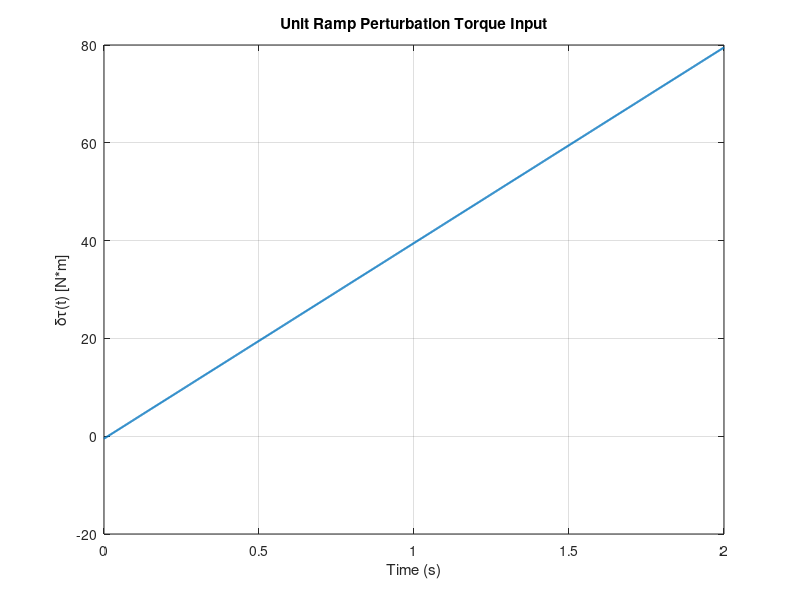
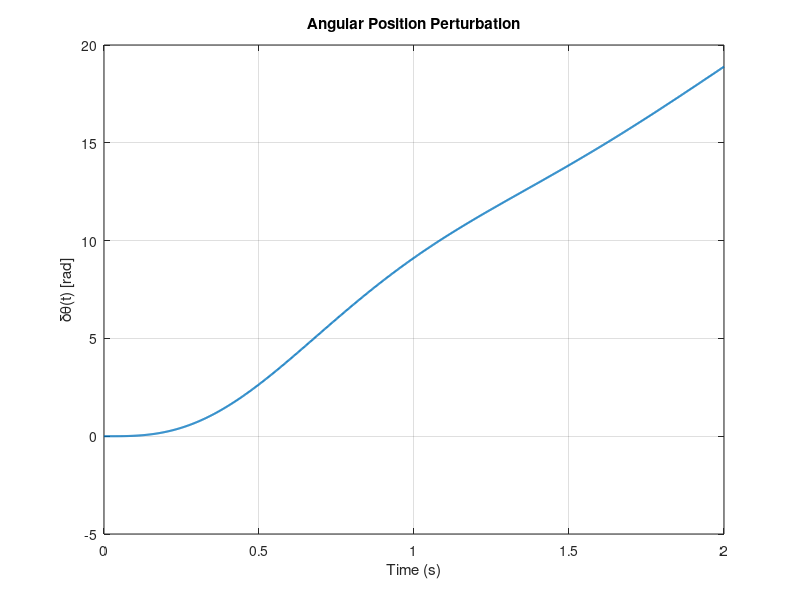
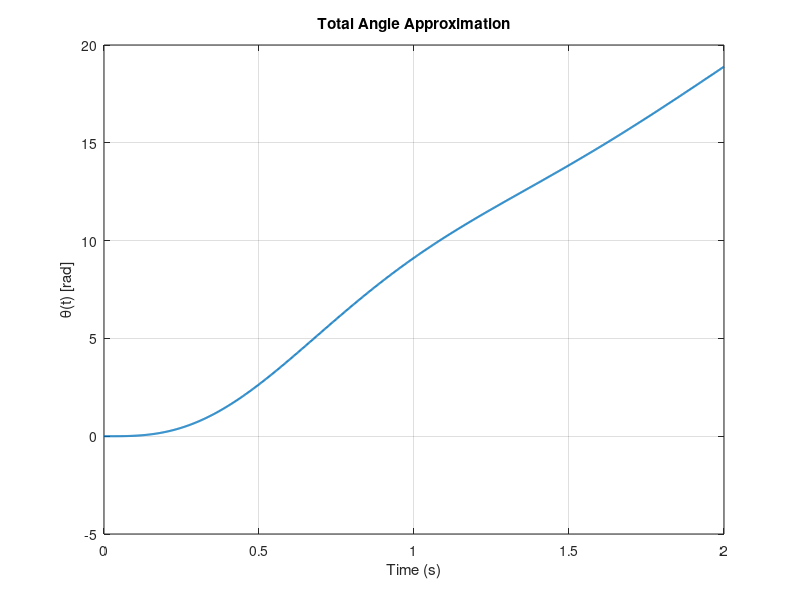
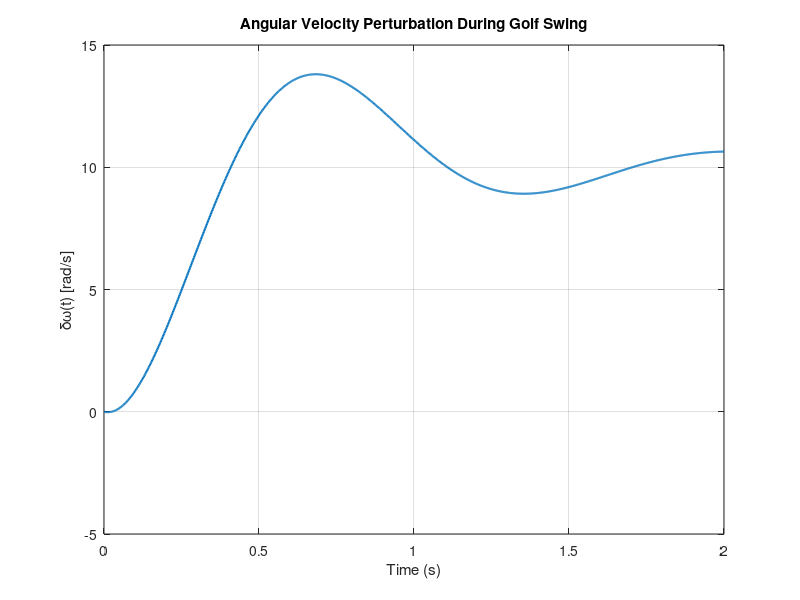

MATLAB code for these plots, in order:
clc;
clear;
close all;

% ------------------------------------------------------------
% Linearized Compound-Pendulum Golf Club Model
% with Unit Ramp Torque Input: tau(t) = t - 0.5
% ------------------------------------------------------------

% Parameters
b = 0.5;      % damping coefficient (N*m*s/rad)
m = 0.40;     % club mass (kg)
g = 9.81;     % gravity (m/s^2)
d = 1.0;      % distance from pivot/top to COM (m)

% Club geometry
L = 1.1;      % club length / distance from pivot to clubhead (m)

% Moment of inertia about pivot/top
% For a uniform rod pivoted at one end, J = (1/3)mL^2.
% If d is the COM distance and L is total club length, this approximation
% assumes a rod-like club.
J = (1/3) * m * L^2;

% ------------------------------------------------------------
% Operating point for linearization
% ------------------------------------------------------------
% Nonlinear model:
%   J*theta_ddot + b*theta_dot + m*g*d*sin(theta) = tau
%
% Linearized perturbation model about theta_bar:
%   J*delta_theta_ddot + b*delta_theta_dot
%       + m*g*d*cos(theta_bar)*delta_theta = delta_tau
%
% Equilibrium condition:
%   tau_bar = m*g*d*sin(theta_bar)

tau_bar = 0;  % nominal operating torque (N*m)

% Check that the requested operating torque is physically valid
if abs(tau_bar) > m*g*d
    error('Invalid operating point: |tau_bar| must be <= m*g*d.');
end

theta_bar = asin(tau_bar/(m*g*d));       % operating angle (rad)
k_eff = m*g*d*cos(theta_bar);            % effective linearized stiffness

fprintf('Operating angle theta_bar: %.4f rad\n', theta_bar);
fprintf('Effective stiffness k_eff: %.4f N*m/rad\n', k_eff);

% ------------------------------------------------------------
% Transfer Function: Angular Velocity / Perturbation Torque
% ------------------------------------------------------------
% From:
%   J*delta_theta_ddot + b*delta_theta_dot + k_eff*delta_theta = delta_tau
%
% Then:
%   DeltaTheta(s)/DeltaTau(s) = 1/(J*s^2 + b*s + k_eff)
%
% Since:
%   DeltaOmega(s) = s*DeltaTheta(s)
%
% Therefore:
%   DeltaOmega(s)/DeltaTau(s) = s/(J*s^2 + b*s + k_eff)

num_omega = [1 0];
den = [J b k_eff];

sys_omega = tf(num_omega, den);

% Optional: angular position transfer function
num_theta = 1;
sys_theta = tf(num_theta, den);

% ------------------------------------------------------------
% Time vector
% ------------------------------------------------------------
t = linspace(0, 2, 1000);

% ------------------------------------------------------------
% Unit ramp torque input
% ------------------------------------------------------------
% User-requested input:
%   tau(t) = t - 0.5
%
% For this linearized model, this is interpreted as the perturbation input:
%   delta_tau(t) = t - 0.5

delta_tau = 40*t - 0.5;

% If you want the total physical torque, it is:
tau_total = tau_bar + delta_tau;

% ------------------------------------------------------------
% System response
% ------------------------------------------------------------
% Perturbation angular velocity
delta_omega = lsim(sys_omega, delta_tau, t);

% Perturbation angular position
delta_theta = lsim(sys_theta, delta_tau, t);

% Total angle approximation
theta_total = theta_bar + delta_theta;

% Clubhead speed
club_speed = L * delta_omega;

% Ball speed using simple smash-factor model
smashfactor = 1.45;
ball_speed = smashfactor * club_speed;

% Carry distance using projectile approximation
launchang = 12 * pi / 180;
distance = (ball_speed.^2 .* sin(2*launchang)) / g;

% ------------------------------------------------------------
% Values at final time
% ------------------------------------------------------------
final_index = length(t);

club_speed_final = club_speed(final_index);
ball_speed_final = ball_speed(final_index);
distance_final = distance(final_index);

fprintf('Final Torque Input: %.2f N*m\n', tau_total(final_index));
fprintf('Final Angular Velocity Perturbation: %.2f rad/s\n', delta_omega(final_index));
fprintf('Final Club Speed: %.2f m/s\n', club_speed_final);
fprintf('Final Ball Speed: %.2f m/s\n', ball_speed_final);
fprintf('Final Carry Distance Estimate: %.2f m\n', distance_final);

% ------------------------------------------------------------
% Plots
% ------------------------------------------------------------

% Torque input
figure;
plot(t, delta_tau, 'LineWidth', 1.5);
grid on;
title('Unit Ramp Perturbation Torque Input');
xlabel('Time (s)');
ylabel('\delta\tau(t) [N*m]');

% Angular position perturbation
figure;
plot(t, delta_theta, 'LineWidth', 1.5);
grid on;
title('Angular Position Perturbation');
xlabel('Time (s)');
ylabel('\delta\theta(t) [rad]');

% Total angle approximation
figure;
plot(t, theta_total, 'LineWidth', 1.5);
grid on;
title('Total Angle Approximation');
xlabel('Time (s)');
ylabel('\theta(t) [rad]');

% Angular velocity perturbation
figure;
plot(t, delta_omega, 'LineWidth', 1.5);
grid on;
title('Angular Velocity Perturbation During Golf Swing');
xlabel('Time (s)');
ylabel('\delta\omega(t) [rad/s]');

% Clubhead speed
figure;
plot(t, club_speed, 'LineWidth', 1.5);
grid on;
title('Clubhead Speed from Linearized Model');
xlabel('Time (s)');
ylabel('Speed (m/s)');

% Carry distance
figure;
plot(t, distance, 'LineWidth', 1.5);
grid on;
title('Predicted Carry Distance');
xlabel('Time (s)');
ylabel('Distance (m)');
